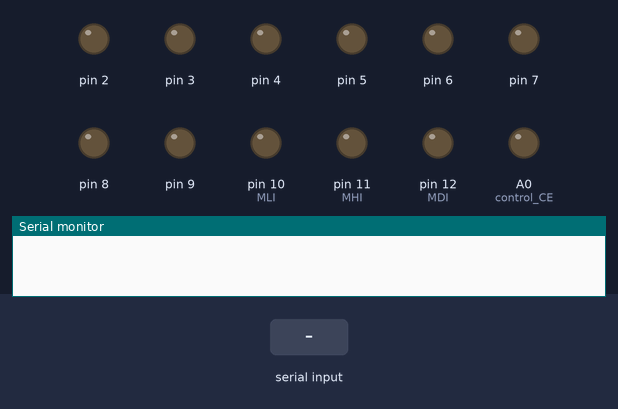
Simulated run of this sketch. Board: Arduino Uno, built with avr-gcc and run on an emulated ATmega328P. Shown: output pins drawn as LEDs (lit = HIGH), the last lines printed to the serial monitor. Inputs (shaded band) come from the test bench. Pins used as bus, display or sensor lines are not drawn.

Above: at 1.2 s.
1.3 s: "<90,45>" received over Serial
At 2.0 s:
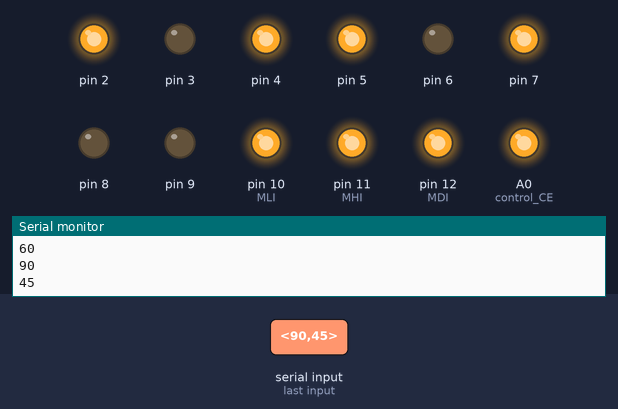
2.8 s: "<30,150>" received over Serial
At 4.0 s:
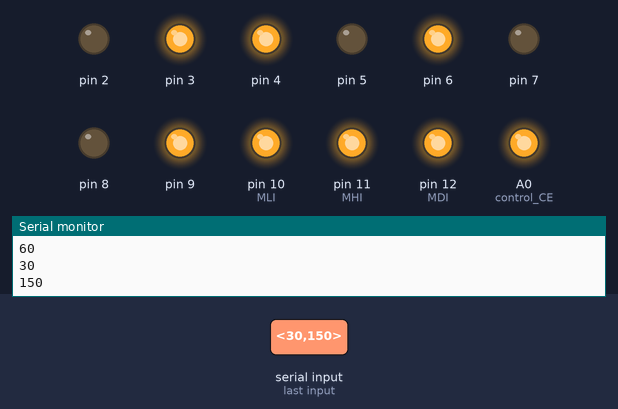
4.3 s: "<5>" received over Serial
At 4.6 s:
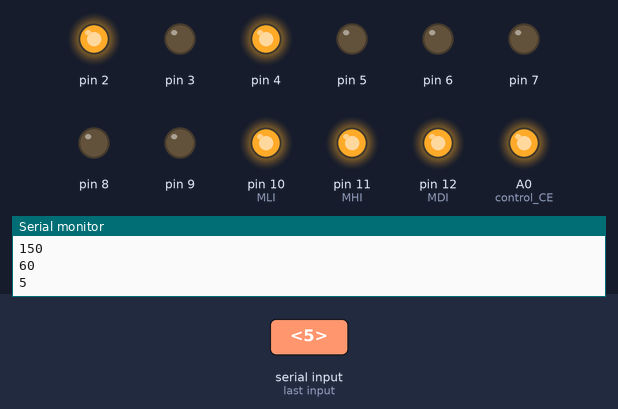
5.8 s: "<200>" received over Serial
At 7.0 s:
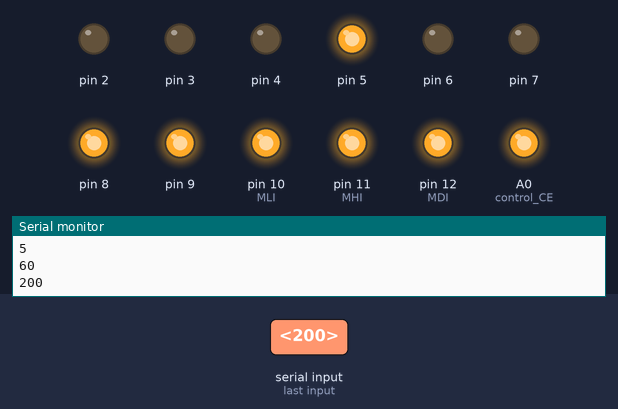
7.3 s: "<90>" received over Serial
At 8.3 s:
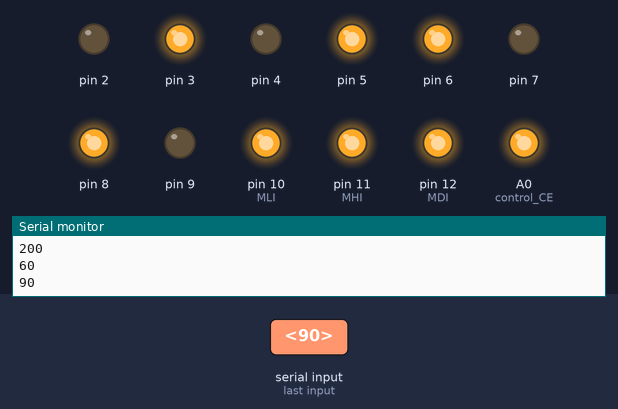
8.8 s: "<0>" received over Serial
At 9.4 s:
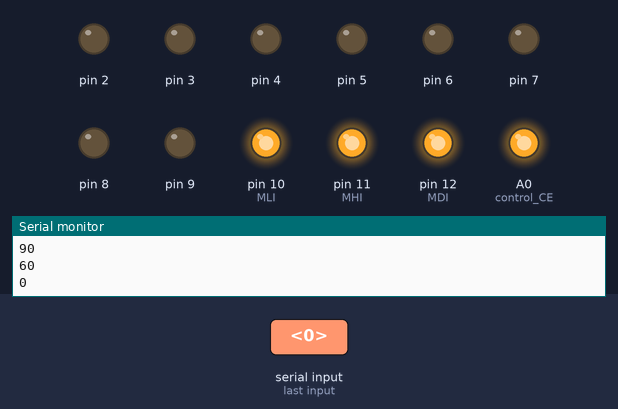
Timing chart, 0 to 11.3 s (numbered marks = the images above; inputs shaded):
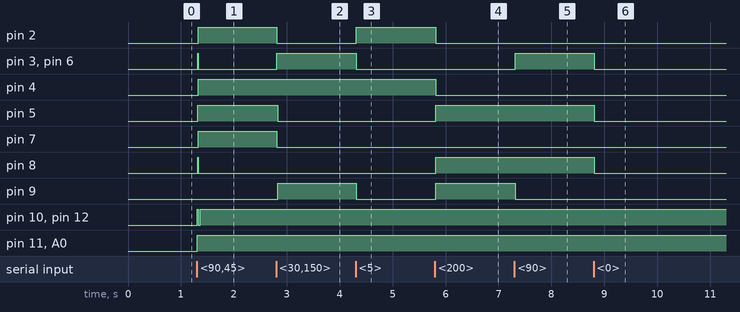

The sketch:

arduino-programmer.ino
```cpp
// # include <Arduino_DebugUtils.h>

// bus data pins
# define DATA_0 2
# define DATA_7 9

// Analog active high
# define control_CE A0 //low defualt

// Digital active low
# define MLI 10
# define MHI 11
# define MDI 12
# define CLK 13

int address = 0;
int data = 0;
bool programming = false;
bool write_high;


void writeEEPROM(int address, int data){
  // high address only needs to be written every 255 bytes
  // only write high if low address is 0 and has carried over
  write_high = ((address & 0b11111111) == 0);

  // low address
  // address on bus
  for (int pin = DATA_0; pin <= DATA_7; pin++){
    digitalWrite(pin, address & 1);
    address = address >> 1;
  }
  // memory address low write sequence
  digitalWrite(MLI, LOW);
  delayMicroseconds(1);
  digitalWrite(CLK, LOW);
  delayMicroseconds(1);
  digitalWrite(CLK, HIGH);
  digitalWrite(MLI, HIGH);

  //high address
  if (write_high){
    // address on bus
    for (int pin = DATA_0; pin <= DATA_7; pin++){
      digitalWrite(pin, address & 1);
      address = address >> 1;
    }
    delay(1);
    // memory address high write sequence
    digitalWrite(MHI, LOW);
    delayMicroseconds(10);
    digitalWrite(CLK, LOW);
    delayMicroseconds(1);
    digitalWrite(CLK, HIGH);
    digitalWrite(MHI, HIGH);
  }

  // data
  // loop through pins and shift data across them
  for (int pin = DATA_0; pin <= DATA_7; pin++){
    digitalWrite(pin, data & 1);
    data = data >> 1;
  }
  // memory write sequence
  digitalWrite(MDI, LOW);
  delayMicroseconds(1);
  digitalWrite(CLK, LOW);
  delayMicroseconds(1);
  digitalWrite(CLK, HIGH);
  digitalWrite(MDI, HIGH);
}


void resetLines(){
  // sets arduino pins to high impedance, essentially disconnecting it
  digitalWrite(CLK, HIGH);

  // set data lines to high-z
  for (int pin = DATA_0; pin <= DATA_7; pin++){
    pinMode(pin, INPUT);
  }

  digitalWrite(MDI, HIGH);
  digitalWrite(MLI, HIGH);
  digitalWrite(MHI, HIGH);

  // memory lines to high-z
  pinMode(MDI, INPUT);
  pinMode(MLI, INPUT);
  pinMode(MHI, INPUT);
  pinMode(CLK, INPUT);

  analogWrite(control_CE, 0); // enable control eproms
}


void setLines(){
  // disables control logic and takes over memory controls
  digitalWrite(MLI, HIGH);
  digitalWrite(MHI, HIGH);
  digitalWrite(MDI, HIGH);
  digitalWrite(CLK, HIGH);

  analogWrite(control_CE, 255); // dsiable control eproms

  // take control of memory lines
  pinMode(MLI, OUTPUT);
  pinMode(MHI, OUTPUT);
  pinMode(MDI, OUTPUT);
  pinMode(CLK, OUTPUT);

  // set bus data pins to output
  for (int pin = DATA_0; pin <= DATA_7; pin++){
    pinMode(pin, OUTPUT);
  }
}


void setup() {
  resetLines();
  Serial.begin(115200);
}


void loop() {
  // wait for serial input
  while(!Serial.available()){
    delay(5);
  }

  // recieved start signal for upload
  if (Serial.peek() == '<'){
    programming = true;
    setLines();
    delay(10);
    Serial.println(Serial.read());
  }
  // recieved end signal for upload
  else if (Serial.peek() == '>'){
    programming = false;
    resetLines();
    Serial.println(Serial.read());
  }
  // recieved data between start and end signals
  else if (programming){
    // serial input starts here
    data = Serial.parseInt();
    writeEEPROM(address, data); // Write data to Eprom
    Serial.read(); // clear input buffer
    address++; // next byte will write to next address

    //Debug.print(DBG_INFO, "High = %d, Low = %d, data = %d", address >> 8, address & 0b11111111, data);

    delay(10); // give CPU time to write memory
    Serial.println(data); // ready for next byte
  }
}
```

Measured:
- after the input at 1.3 s, pin 2, pin 4, pin 5, pin 7, pin 11 (MHI), A0 (control_CE): LOW → HIGH at once; pin 3, pin 6, pin 8: LOW → HIGH at once, → LOW 0.01 s later; pin 10 (MLI), pin 12 (MDI): LOW → HIGH at once, → LOW 0.02 s later, → HIGH 0.04 s later
- after the input at 2.8 s, pin 2, pin 5, pin 7: HIGH → LOW at once; pin 3, pin 6, pin 9: LOW → HIGH at once
- after the input at 4.3 s, pin 2: LOW → HIGH at once; pin 3, pin 6, pin 9: HIGH → LOW at once
- after the input at 5.8 s, pin 2, pin 4: HIGH → LOW at once; pin 5, pin 8, pin 9: LOW → HIGH at once
- after the input at 7.3 s, pin 3, pin 6: LOW → HIGH at once; pin 9: HIGH → LOW at once
- after the input at 8.8 s, pin 3, pin 5, pin 6, pin 8: HIGH → LOW at once
